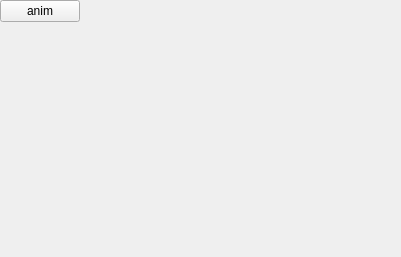
<?xml version="1.0" encoding="UTF-8"?>
<ui version="4.0">
 <class>MainBox</class>
 <widget class="QWidget" name="MainBox">
  <property name="geometry">
   <rect>
    <x>0</x>
    <y>0</y>
    <width>401</width>
    <height>257</height>
   </rect>
  </property>
  <property name="windowTitle">
   <string>Dialog</string>
  </property>
  <widget class="QPushButton" name="btn_animated">
   <property name="text">
    <string>anim</string>
   </property>
  </widget>
 </widget>
 <resources/>
 <connections/>
</ui>
